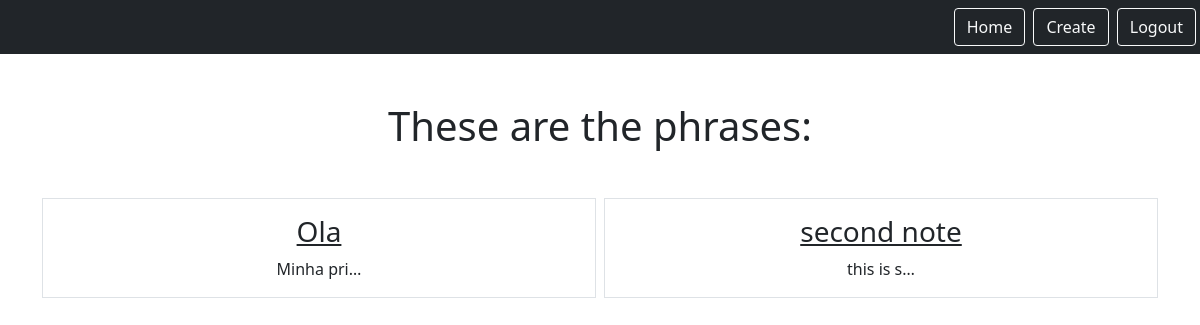
/smart/notes (signed in), run on an earlier commit of the app's database.
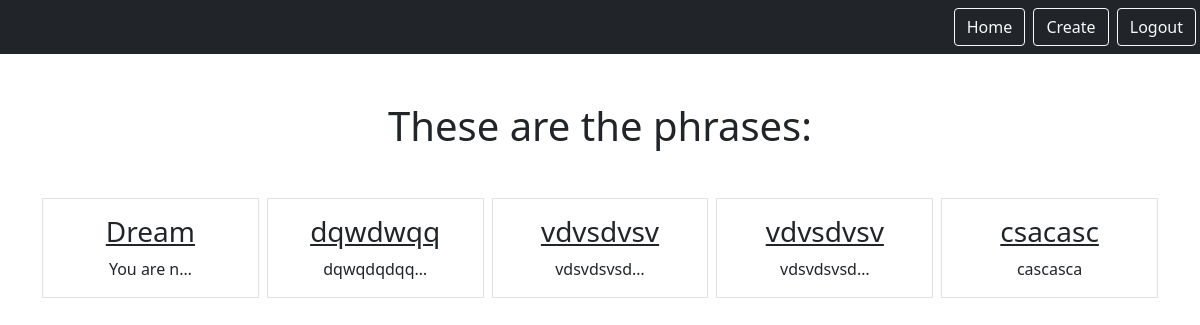
And on a later commit of the database.
### notes/models.py (models this page shows)
class  Notes(models.Model):
    title = models.CharField(max_length=200)
    text = models.TextField()
    author = models.CharField(max_length=150, default="anonymus")
    created = models.DateTimeField(auto_now_add=True)
    user = models.ForeignKey(User, on_delete=models.CASCADE, related_name="notes")

### notes/views.py (the view)
# urls.py: path('notes', views.NotesListView.as_view(), name="notes.list"),
class NotesListView(LoginRequiredMixin, ListView):
    model = Notes
    context_object_name = "notes"
    template_name = "notes/notes_list.html"
    login_url = "/login"
    def get_queryset(self):
        return self.request.user.notes.all()

### notes/templates/notes/notes_list.html
{% extends "base.html" %}
{% block content %}
    <h1 class="my-5"> These are the phrases:</h1>
    <div class="row row-cols3 g-2">
        {% for note in notes %}
        <div class="col">
            <div class="p-3 border">
                <a href="{% url 'notes.detail' pk=note.id %}" class="text-dark text-non">
                    <h3 class="">{{note.title}}</h3>
                </a>
                {{note.text|truncatechars:10}}
            </div>
        </div>
        {% endfor %}
    </div>
{% endblock%}

### static/templates/base.html (shortened to what this page needs)
{% load static %}
<html>
    <head>
        <link rel="stylesheet" type="text/css" href="{% static 'css/style.css' %}"/>
        <link href="https://cdn.jsdelivr.net/npm/bootstrap@5.0.1/dist/css/bootstrap.min.css" rel="stylesheet">
    </head>
    <body>
      <nav class='navbar navbar-dark bg-dark'>
        <div class='ms-auto'>
          {% if user.is_authenticated %}
          <a href="{% url 'notes.list'%}" class="btn btn-outline-light me-1">Home</a>
          <a href="{% url 'notes.new'%}" class="btn btn-outline-light me-1">Create</a>
          <a href="{% url 'logout'%}" class="btn btn-outline-light me-1">Logout</a>
          {% else %}
          <a href="{% url 'login'%}" class="btn btn-outline-light me-1">Login</a>
          <a href="{% url 'signup'%}" class="btn btn-outline-light me-1">Signup</a>
          {% endif %}
        </div>
      </nav>
      <div class="my-5 text-center container">
        {% block content %}
        {% endblock %}
      </div>
    </body>
</html>

What changed in the data, as far as the page shows it:
removed Notes: title "Ola", text "Minha pri…"
removed Notes: title "second note", text "this is s…"
added Notes: title "Dream", text "You are n…"
added Notes: title "dqwdwqq", text "dqwqdqdqq…"
added Notes: title "vdvsdvsv", text "vdsvdsvsd…"
added Notes: title "vdvsdvsv", text "vdsvdsvsd…"
added Notes: title "csacasc", text "cascasca"
